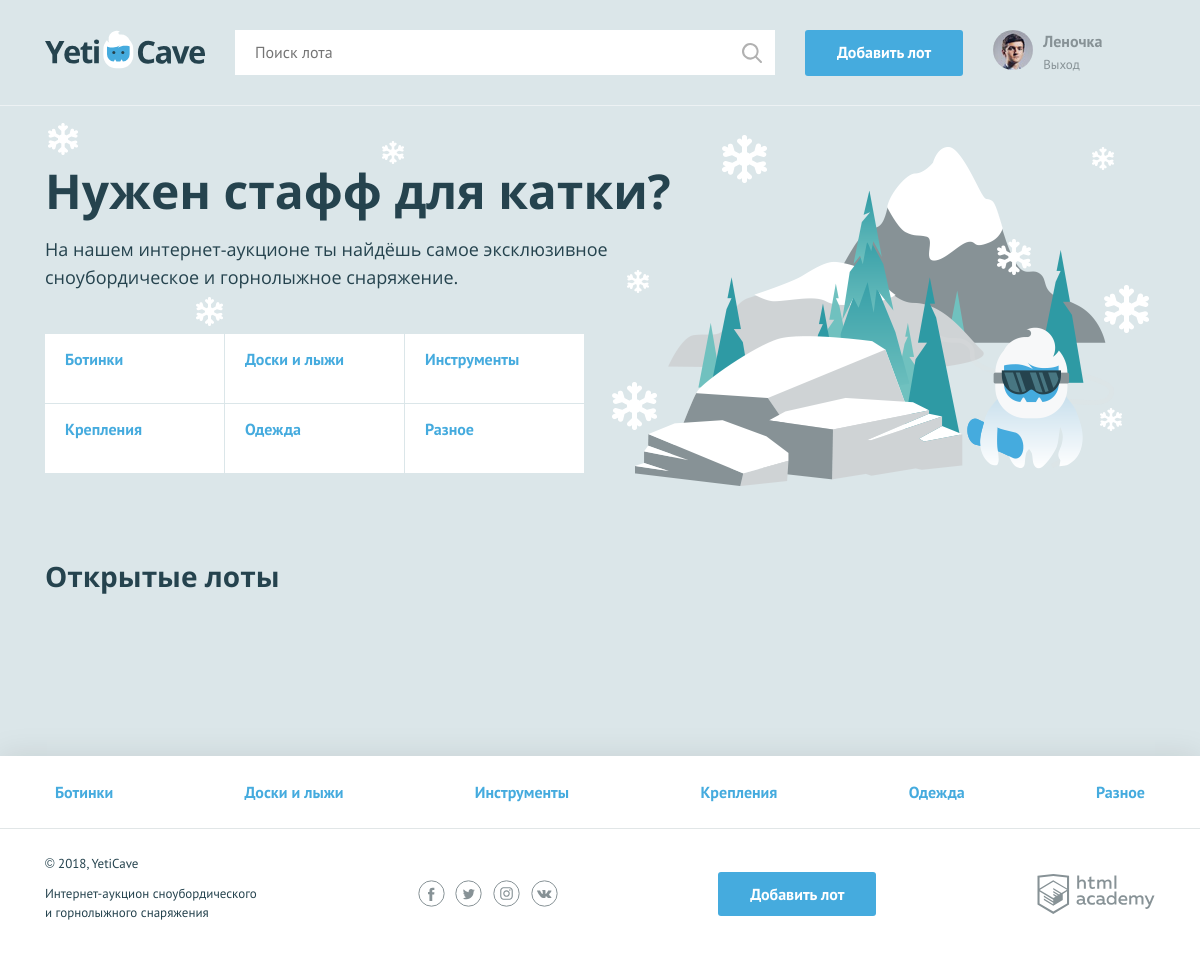
Page /login.php (signed in) on the committed database.
### tables this page shows
CREATE TABLE categories (
  id            INT AUTO_INCREMENT PRIMARY KEY,
  category_name VARCHAR(50) NOT NULL,
  html_class         VARCHAR(50)
);

### functions.php (called while the page is built, shortened)
<?php
function render_template ($name_template, $array_data) {
    $PATH = 'templates/';
    $EXTENSION ='.php';
    $address_template = $PATH . $name_template . $EXTENSION;
    extract($array_data);
    require_once ($address_template);
    return ob_get_clean();
};
function db_get_prepare_stmt($link, $sql, $data = []) {
    $stmt = mysqli_prepare($link, $sql);
    return $stmt;
}

### sql_functions.php (called while the page is built, shortened)
<?php
require_once('functions.php');
function sql_get_categories($db_connect)
{
    $category_sql = 'SELECT `id`, `category_name` FROM categories';
    $stmt = db_get_prepare_stmt($db_connect, $category_sql);
    $result = mysqli_stmt_execute($stmt);
    if ($result) {
        $res = mysqli_stmt_get_result($stmt);
        return mysqli_fetch_all($res, MYSQLI_ASSOC);
    }
    return $page_content =
            render_template('error', ['error' => mysqli_error($db_connect)]);
};

### data.php (called while the page is built, shortened)
<?php
$is_auth = isset($_SESSION['user']) ? true: false;
$user_name = isset($_SESSION['user']) ? $_SESSION['user']['name'] : ' ';
$user_avatar = 'img/user.jpg';
$page_title = 'Главная';
$lots_list = [];

### templates/index.php (the view, shortened to what this page needs)
<section class="promo">
    <h2 class="promo__title">Нужен стафф для катки?</h2>
    <p class="promo__text">На нашем интернет-аукционе ты найдёшь самое эксклюзивное сноубордическое и горнолыжное
        снаряжение.</p>
    <ul class="promo__list">
        <?php foreach ($categories as $cat): ?>
            <li class="promo__item <?=htmlspecialchars($cat['html_class'])?>">
                <a class="promo__link" href="all-lots.html"><?=htmlspecialchars($cat['category_name'])?></a>
            </li>
        <?php endforeach; ?>
    </ul>
</section>
<section class="lots">
    <div class="lots__header">
        <h2>Открытые лоты</h2>
    </div>
</section>

### templates/layout.php (shortened to what this page needs)
<!DOCTYPE html>
<html lang="ru">
<head>
    <link href="css/normalize.min.css" rel="stylesheet">
    <link href="css/style.css" rel="stylesheet">
</head>
<body>
<header class="main-header">
    <div class="main-header__container container">
        <a class="main-header__logo" href="/">
            <img src="img/logo.svg" width="160" height="39" alt="Логотип компании YetiCave">
        </a>
        <form class="main-header__search" method="get" action="search.php">
            <input type="search" name="search" placeholder="Поиск лота">
            <input class="main-header__search-btn" type="submit" name="find" value="Найти">
        </form>
        <a class="main-header__add-lot button" href="add.php">Добавить лот</a>
        <nav class="user-menu">
            <?php if ($is_auth): ?>
                <div class="user-menu__image">
                    <img src="<?= htmlspecialchars($user_avatar) ?>" width="40" height="40" alt="Пользователь">
                </div>
                <div class="user-menu__logged">
                    <p><?= htmlspecialchars($user_name) ?></p>
                    <a href="logout.php">Выход</a>
                </div>
            <?php endif; ?>
        </nav>
    </div>
</header>
<main class="container">
    <?= $page_content ?>
</main>
<footer class="main-footer">
    <nav class="nav">
        <ul class="nav__list container">
            <?php foreach ($categories as $cat): ?>
                <li class="nav__item">
                    <a href="all-lots.html"><?= htmlspecialchars($cat['category_name']); ?></a>
                </li>
            <?php endforeach; ?>
        </ul>
    </nav>
    <div class="main-footer__bottom container">
        <div class="main-footer__copyright">
            <p>© 2018, YetiCave</p>
            <p>Интернет-аукцион сноубордического и горнолыжного снаряжения</p>
        </div>
        <div class="main-footer__social social">
            <a class="social__link social__link--facebook" href="#">Facebook
            </a>
            <a class="social__link social__link--twitter" href="#">Twitter
            </a>
            <a class="social__link social__link--instagram" href="#">Instagram
            </a>
            <a class="social__link social__link--vkontakte" href="#">Вконтакте
            </a>
        </div>
        <a class="main-footer__add-lot button" href="add-lot.html">Добавить лот</a>
        <div class="main-footer__developed-by">
            <a class="logo-academy" href="https://htmlacademy.ru/intensive/php">HTML Academy
            </a>
        </div>
    </div>
</footer>
</body>
</html>

### login.php
<?php
require_once('functions.php');
require_once('db_connect.php');
require_once('data.php');
require_once ('sql_functions.php');
$categories = sql_get_categories($db_connect);
$user = [];
if ($_SERVER['REQUEST_METHOD'] === 'POST') {
    $form = $_POST;
    $required = ['email', 'password'];
    $errors = check_required_field($required, $form);
    if (!$db_connect) {
        $error = mysqli_connect_error();
        $page_content = render_template('error', ['error' => $error]);
    } else {
        $user = check_email_users($db_connect, [$form['email']]);
        if (!$user) {
            $error = mysqli_error($db_connect);
            $page_content = render_template('error', ['error' => $error]);
        }
    }
    if (!count($errors)) {
        if ($user = searchUserByEmail($form['email'], $user)) {
            if (password_verify($form['password'], $user['password'])) {
                $_SESSION['user'] = $user;
            } else {
                $errors['password'] = 'Неверный пароль';
            }
        } else {
            $errors['email'] = 'Такой пользователь не найден';
        }
    };
    if (count($errors)) {
        $page_content = render_template('login', ['form' => $form, 'errors' => $errors, 'categories' => $categories]);
    } else {
        header("Location: /index.php");
        exit();
    }
} else {
    if (isset($_SESSION['user'])) {
        $page_content = render_template('index', ['lots_list' => $lots_list, 'categories' => $categories]);
    } else {
        $page_content = render_template('login', ['categories' => $categories]);
    }
}
$layout_content = render_template('layout', [
    'page_title' => 'Добавить лот',
    'user_avatar' => $user_avatar,
    'user_name' => $user_name,
    'is_auth' => $is_auth,
    'page_content' => $page_content,
    'categories' => $categories
]);
print ($layout_content);

### rows in the picture
categories: category_name "Ботинки"
categories: category_name "Доски и лыжи"
categories: category_name "Инструменты"
categories: category_name "Крепления"
categories: category_name "Одежда"
categories: category_name "Разное"

### other values in the picture
$user_name "Леночка"
